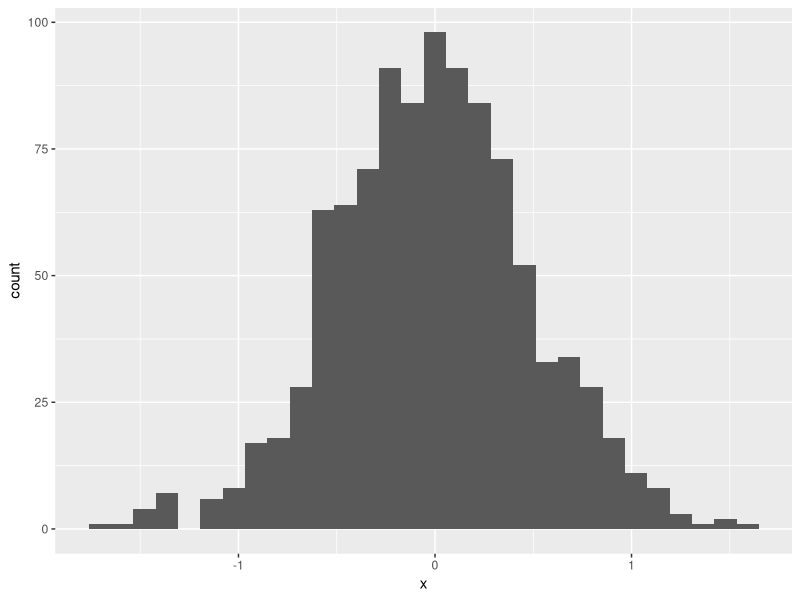
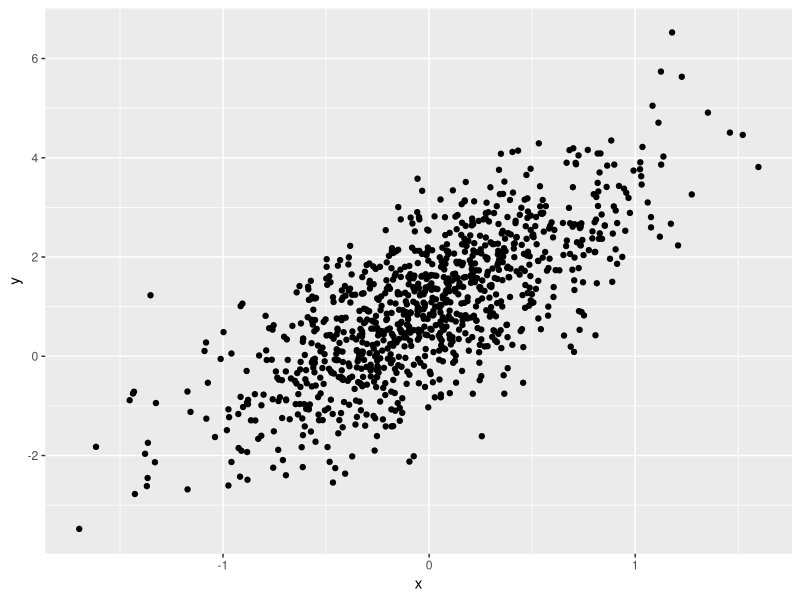
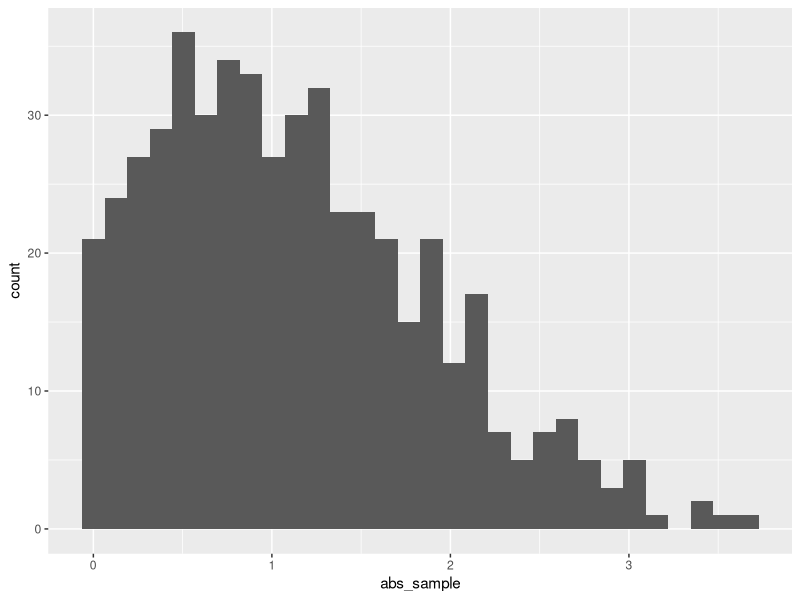

The R script that drew these images, in order:
## ---- chunk 1
samp = rnorm(100)
length(samp)
## ---- chunk 2
library(tidyverse)

## set seed to ensure reproducibility
set.seed(1234)

## define data frame containing x and y
plot_df = tibble(
  x = rnorm(1000, sd = .5),
  y = 1 + 2 * x + rnorm(1000)
)

## histogram of x
ggplot(plot_df, aes(x = x)) + geom_histogram()

## scatterplot of x and y
ggplot(plot_df, aes(x = x, y = y)) + geom_point()
## ---- chunk 3
library(tidyverse)

## set seed to ensure reproducibility
set.seed(12)

## define data frame containing x and y
learning_df = tibble(
  sample = rnorm(500, mean = 1),
  sample_pos = sample > 0,
  abs_sample = abs(sample)
)

## histogram of x
ggplot(learning_df, aes(x = abs_sample)) + geom_histogram()

##median value of x
median_samp = median(pull(learning_df,sample))
